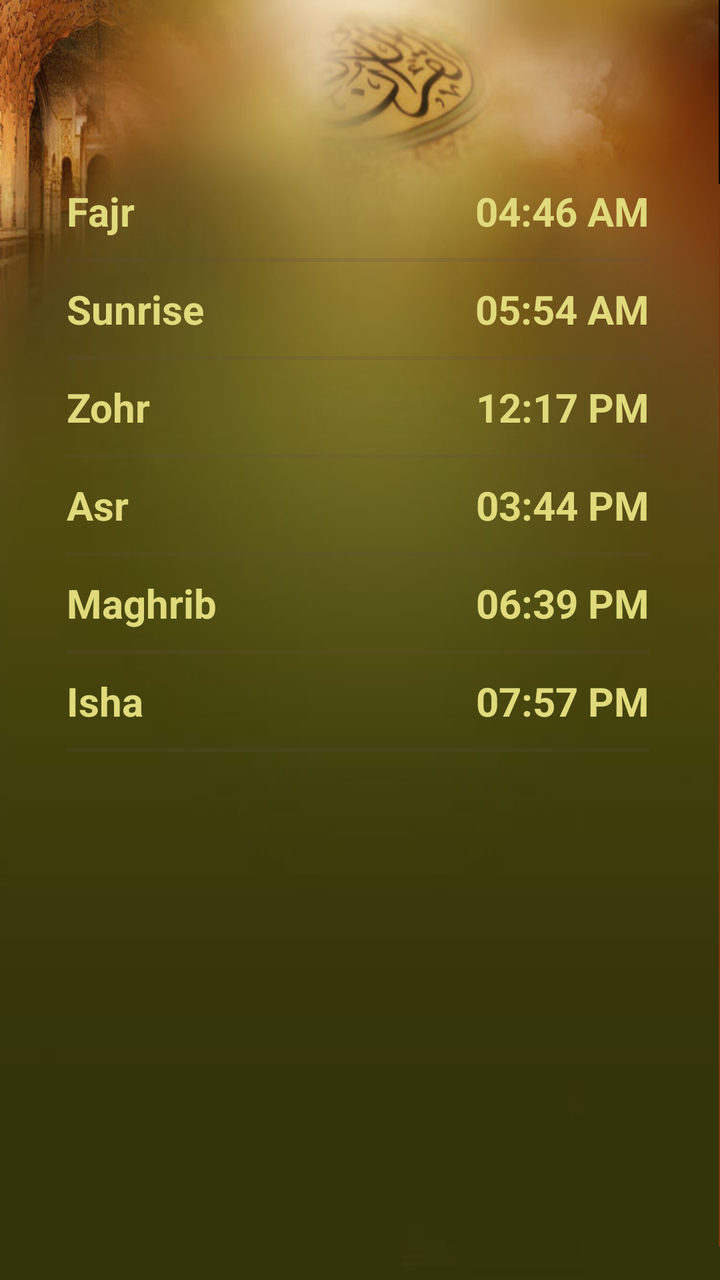
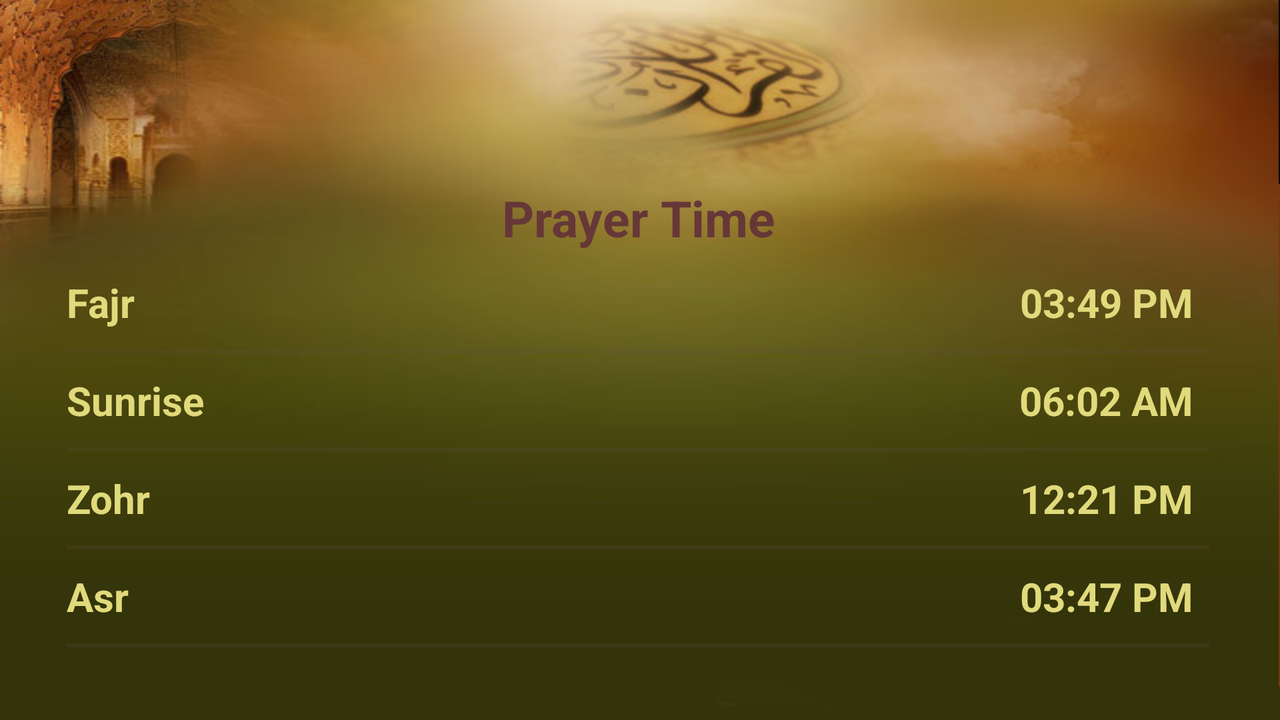

One screen, two layout resources from the same app: the default and the repository's alternative for another configuration. Each is rendered where Android would select it; the XML of both is given below.
<!-- AndroidManifest.xml: application theme AppTheme -->
<!-- res/layout/prayer_time.xml -->
<LinearLayout xmlns:android="http://schemas.android.com/apk/res/android"
    xmlns:tools="http://schemas.android.com/tools"
    android:id="@+id/LinearLayout1"
    android:layout_width="match_parent"
    android:layout_height="match_parent"
    android:background="@drawable/bodyy"
    android:orientation="vertical"
    tools:context="com.example.myquran.HomePage" >

    <LinearLayout
        android:layout_width="match_parent"
        android:layout_height="wrap_content"
        android:layout_marginBottom="10dp"
        android:orientation="horizontal"
        android:weightSum="2.0" >

        <TextView
            android:id="@+id/textView2"
            android:layout_width="match_parent"
            android:layout_height="wrap_content"
            android:layout_weight="1.0"
            android:text="@string/fajr"
            android:textColor="#E0DA7C"
            android:textSize="20sp"
            android:textStyle="bold" />

        <TextView
            android:id="@+id/textView1"
            android:layout_width="match_parent"
            android:layout_height="wrap_content"
            android:layout_weight="1.0"
            android:gravity="right"
            android:text="04:46 AM"
            android:textColor="#E0DA7C"
            android:textSize="20sp"
            android:textStyle="bold" />
    </LinearLayout>

    <View
        android:id="@+id/view1"
        android:layout_width="match_parent"
        android:layout_height="2dp"
        android:background="#305F4A4A" />

    <LinearLayout
        android:layout_width="match_parent"
        android:layout_height="wrap_content"
        android:layout_marginBottom="10dp"
        android:layout_marginTop="10dp"
        android:orientation="horizontal"
        android:weightSum="2.0" >

        <TextView
            android:id="@+id/textView3"
            android:layout_width="match_parent"
            android:layout_height="wrap_content"
            android:layout_weight="1.0"
            android:text="@string/sunrise"
            android:textColor="#E0DA7C"
            android:textSize="20sp"
            android:textStyle="bold" />

        <TextView
            android:id="@+id/textView8"
            android:layout_width="match_parent"
            android:layout_height="wrap_content"
            android:layout_weight="1.0"
            android:gravity="right"
            android:text="05:54 AM"
            android:textColor="#E0DA7C"
            android:textSize="20sp"
            android:textStyle="bold" />
    </LinearLayout>

    <View
        android:id="@+id/view2"
        android:layout_width="wrap_content"
        android:layout_height="2dp"
        android:background="#305F4A4A" />

    <LinearLayout
        android:layout_width="match_parent"
        android:layout_height="wrap_content"
        android:layout_marginBottom="10dp"
        android:layout_marginTop="10dp"
        android:orientation="horizontal"
        android:weightSum="2.0" >

        <TextView
            android:id="@+id/textView4"
            android:layout_width="match_parent"
            android:layout_height="wrap_content"
            android:layout_weight="1.0"
            android:text="@string/zohr"
            android:textColor="#E0DA7C"
            android:textSize="20sp"
            android:textStyle="bold" />

        <TextView
            android:id="@+id/textView9"
            android:layout_width="match_parent"
            android:layout_height="wrap_content"
            android:layout_weight="1.0"
            android:gravity="right"
            android:text="12:17 PM"
            android:textColor="#E0DA7C"
            android:textSize="20sp"
            android:textStyle="bold" />
    </LinearLayout>

    <View
        android:id="@+id/view3"
        android:layout_width="wrap_content"
        android:layout_height="2dp"
        android:background="#305F4A4A" />

    <LinearLayout
        android:layout_width="match_parent"
        android:layout_height="wrap_content"
        android:layout_marginBottom="10dp"
        android:layout_marginTop="10dp"
        android:orientation="horizontal"
        android:weightSum="2.0" >

        <TextView
            android:id="@+id/textView5"
            android:layout_width="match_parent"
            android:layout_height="wrap_content"
            android:layout_weight="1.0"
            android:text="@string/asr"
            android:textColor="#E0DA7C"
            android:textSize="20sp"
            android:textStyle="bold" />

        <TextView
            android:id="@+id/textView10"
            android:layout_width="match_parent"
            android:layout_height="wrap_content"
            android:layout_weight="1.0"
            android:gravity="right"
            android:text="03:44 PM"
            android:textColor="#E0DA7C"
            android:textSize="20sp"
            android:textStyle="bold" />
    </LinearLayout>

    <View
        android:id="@+id/view4"
        android:layout_width="wrap_content"
        android:layout_height="2dp"
        android:background="#305F4A4A" />

    <LinearLayout
        android:layout_width="match_parent"
        android:layout_height="wrap_content"
        android:layout_marginBottom="10dp"
        android:layout_marginTop="10dp"
        android:orientation="horizontal"
        android:weightSum="2.0" >

        <TextView
            android:id="@+id/textView6"
            android:layout_width="match_parent"
            android:layout_height="wrap_content"
            android:layout_weight="1.0"
            android:text="@string/maghrib"
            android:textColor="#E0DA7C"
            android:textSize="20sp"
            android:textStyle="bold" />

        <TextView
            android:id="@+id/textView11"
            android:layout_width="match_parent"
            android:layout_height="wrap_content"
            android:layout_weight="1.0"
            android:gravity="right"
            android:text="06:39 PM"
            android:textColor="#E0DA7C"
            android:textSize="20sp"
            android:textStyle="bold" />
    </LinearLayout>

    <View
        android:id="@+id/view5"
        android:layout_width="wrap_content"
        android:layout_height="2dp"
        android:background="#305F4A4A" />

    <LinearLayout
        android:layout_width="match_parent"
        android:layout_height="wrap_content"
        android:layout_marginBottom="10dp"
        android:layout_marginTop="10dp"
        android:orientation="horizontal"
        android:weightSum="2.0" >

        <TextView
            android:id="@+id/textView7"
            android:layout_width="match_parent"
            android:layout_height="wrap_content"
            android:layout_weight="1.0"
            android:text="@string/isha"
            android:textColor="#E0DA7C"
            android:textSize="20sp"
            android:textStyle="bold" />

        <TextView
            android:id="@+id/textView12"
            android:layout_width="match_parent"
            android:layout_height="wrap_content"
            android:layout_weight="1.0"
            android:gravity="right"
            android:text="07:57 PM"
            android:textColor="#E0DA7C"
            android:textSize="20sp"
            android:textStyle="bold" />
    </LinearLayout>

    <View
        android:id="@+id/view6"
        android:layout_width="wrap_content"
        android:layout_height="2dp"
        android:background="#305F4A4A" />

</LinearLayout>
<!-- resources referenced by this layout -->
<resources>
  <!-- drawable bodyy: png bitmap (drawable-hdpi, 211527 bytes) -->
  <string name="asr">Asr</string>
  <string name="fajr">Fajr</string>
  <string name="isha">Isha</string>
  <string name="maghrib">Maghrib</string>
  <string name="sunrise">Sunrise</string>
  <string name="zohr">Zohr</string>
  <style name="AppTheme" parent="@style/Theme.AppCompat.Light.DarkActionBar">
          <item name="android:actionBarStyle">@style/MyActionBar</item>
          <item name="actionBarStyle">@style/MyActionBar</item>
      </style>
  <style name="MyActionBar" parent="@style/Widget.AppCompat.Light.ActionBar.Solid.Inverse">
          <item name="android:background">@color/my_red</item>
          <item name="background">@color/my_red</item>
      </style>
  <color name="my_red">#8A4D13</color>
</resources>
<!-- res/layout-land/prayer_time.xml (the repository's variant of the layout above) -->
<!-- drawn on the phone turned sideways -->
<LinearLayout xmlns:android="http://schemas.android.com/apk/res/android"
    xmlns:tools="http://schemas.android.com/tools"
    android:id="@+id/LinearLayout1"
    android:layout_width="match_parent"
    android:layout_height="match_parent"
    android:background="@drawable/bodyy"
    android:orientation="vertical"
    tools:context="com.example.myquran.HomePage" >

    <TextView
        android:id="@+id/textView13"
        android:layout_width="match_parent"
        android:layout_height="wrap_content"
        android:gravity="center"
         android:textColor="#663737"
        android:textSize="25sp"
        android:layout_marginBottom="12dp"
        android:textStyle="bold"
        android:text="@string/prayer_time" />

    <LinearLayout
        android:layout_width="match_parent"
        android:layout_height="wrap_content"
        android:layout_marginBottom="10dp"
        android:orientation="horizontal"
        android:weightSum="2.0" >

        <TextView
            android:id="@+id/textView2"
            android:layout_width="match_parent"
            android:layout_height="wrap_content"
            android:layout_weight="1.0"
            android:text="@string/fajr"
            android:textColor="#E0DA7C"
            android:textSize="20sp"
            android:textStyle="bold" />

        <TextView
            android:id="@+id/textView1"
            android:layout_width="match_parent"
            android:layout_height="wrap_content"
            android:layout_weight="1.0"
            android:gravity="right"
            android:text="03:49 PM"
            android:textColor="#E0DA7C"
            android:textSize="20sp"
            android:textStyle="bold" />

        <ImageView
            android:id="@+id/imageView1"
            android:layout_width="wrap_content"
            android:layout_height="wrap_content"
            android:layout_marginLeft="8dp"
            android:layout_weight="1.0"
            android:src="@drawable/ic_lock_silent_mode" />
    </LinearLayout>

    <View
        android:id="@+id/view1"
        android:layout_width="match_parent"
        android:layout_height="2dp"
        android:background="#305F4A4A" />

    <LinearLayout
        android:layout_width="match_parent"
        android:layout_height="wrap_content"
        android:layout_marginBottom="10dp"
        android:layout_marginTop="10dp"
        android:orientation="horizontal"
        android:weightSum="2.0" >

        <TextView
            android:id="@+id/textView3"
            android:layout_width="match_parent"
            android:layout_height="wrap_content"
            android:layout_weight="1.0"
            android:text="@string/sunrise"
            android:textColor="#E0DA7C"
            android:textSize="20sp"
            android:textStyle="bold" />

        <TextView
            android:id="@+id/textView8"
            android:layout_width="match_parent"
            android:layout_height="wrap_content"
            android:layout_weight="1.0"
            android:gravity="right"
            android:text="06:02 AM"
            android:textColor="#E0DA7C"
            android:textSize="20sp"
            android:textStyle="bold" />

        <ImageView
            android:id="@+id/ImageView01"
            android:layout_width="wrap_content"
            android:layout_height="wrap_content"
            android:layout_marginLeft="8dp"
            android:layout_weight="1.0"
            android:src="@drawable/ic_lock_silent_mode_off" />
    </LinearLayout>

    <View
        android:id="@+id/view2"
        android:layout_width="wrap_content"
        android:layout_height="2dp"
        android:background="#305F4A4A" />

    <LinearLayout
        android:layout_width="match_parent"
        android:layout_height="wrap_content"
        android:layout_marginBottom="10dp"
        android:layout_marginTop="10dp"
        android:orientation="horizontal"
        android:weightSum="2.0" >

        <TextView
            android:id="@+id/textView4"
            android:layout_width="match_parent"
            android:layout_height="wrap_content"
            android:layout_weight="1.0"
            android:text="@string/zohr"
            android:textColor="#E0DA7C"
            android:textSize="20sp"
            android:textStyle="bold" />

        <TextView
            android:id="@+id/textView9"
            android:layout_width="match_parent"
            android:layout_height="wrap_content"
            android:layout_weight="1.0"
            android:gravity="right"
            android:text="12:21 PM"
            android:textColor="#E0DA7C"
            android:textSize="20sp"
            android:textStyle="bold" />

        <ImageView
            android:id="@+id/ImageView02"
            android:layout_width="wrap_content"
            android:layout_height="wrap_content"
            android:layout_marginLeft="8dp"
            android:layout_weight="1.0"
            android:src="@drawable/ic_lock_silent_mode" />
    </LinearLayout>

    <View
        android:id="@+id/view3"
        android:layout_width="wrap_content"
        android:layout_height="2dp"
        android:background="#305F4A4A" />

    <LinearLayout
        android:layout_width="match_parent"
        android:layout_height="wrap_content"
        android:layout_marginBottom="10dp"
        android:layout_marginTop="10dp"
        android:orientation="horizontal"
        android:weightSum="2.0" >

        <TextView
            android:id="@+id/textView5"
            android:layout_width="match_parent"
            android:layout_height="wrap_content"
            android:layout_weight="1.0"
            android:text="@string/asr"
            android:textColor="#E0DA7C"
            android:textSize="20sp"
            android:textStyle="bold" />

        <TextView
            android:id="@+id/textView10"
            android:layout_width="match_parent"
            android:layout_height="wrap_content"
            android:layout_weight="1.0"
            android:gravity="right"
            android:text="03:47 PM"
            android:textColor="#E0DA7C"
            android:textSize="20sp"
            android:textStyle="bold" />

        <ImageView
            android:id="@+id/ImageView03"
            android:layout_width="wrap_content"
            android:layout_height="wrap_content"
            android:layout_marginLeft="8dp"
            android:layout_weight="1.0"
            android:src="@drawable/ic_lock_silent_mode" />
    </LinearLayout>

    <View
        android:id="@+id/view4"
        android:layout_width="wrap_content"
        android:layout_height="2dp"
        android:background="#305F4A4A" />

    <LinearLayout
        android:layout_width="match_parent"
        android:layout_height="wrap_content"
        android:layout_marginBottom="10dp"
        android:layout_marginTop="10dp"
        android:orientation="horizontal"
        android:weightSum="2.0" >

        <TextView
            android:id="@+id/textView6"
            android:layout_width="match_parent"
            android:layout_height="wrap_content"
            android:layout_weight="1.0"
            android:text="@string/maghrib"
            android:textColor="#E0DA7C"
            android:textSize="20sp"
            android:textStyle="bold" />

        <TextView
            android:id="@+id/textView11"
            android:layout_width="match_parent"
            android:layout_height="wrap_content"
            android:layout_weight="1.0"
            android:gravity="right"
            android:text="06:39 PM"
            android:textColor="#E0DA7C"
            android:textSize="20sp"
            android:textStyle="bold" />

        <ImageView
            android:id="@+id/ImageView04"
            android:layout_width="wrap_content"
            android:layout_height="wrap_content"
            android:layout_marginLeft="8dp"
            android:layout_weight="1.0"
            android:src="@drawable/ic_lock_silent_mode" />
    </LinearLayout>

    <View
        android:id="@+id/view5"
        android:layout_width="wrap_content"
        android:layout_height="2dp"
        android:background="#305F4A4A" />

    <LinearLayout
        android:layout_width="match_parent"
        android:layout_height="wrap_content"
        android:layout_marginBottom="10dp"
        android:layout_marginTop="10dp"
        android:orientation="horizontal"
        android:weightSum="2.0" >

        <TextView
            android:id="@+id/textView7"
            android:layout_width="match_parent"
            android:layout_height="wrap_content"
            android:layout_weight="1.0"
            android:text="@string/isha"
            android:textColor="#E0DA7C"
            android:textSize="20sp"
            android:textStyle="bold" />

        <TextView
            android:id="@+id/textView12"
            android:layout_width="match_parent"
            android:layout_height="wrap_content"
            android:layout_weight="1.0"
            android:gravity="right"
            android:text="07:56 PM"
            android:textColor="#E0DA7C"
            android:textSize="20sp"
            android:textStyle="bold" />

        <ImageView
            android:id="@+id/ImageView05"
            android:layout_width="wrap_content"
            android:layout_height="wrap_content"
            android:layout_marginLeft="8dp"
            android:layout_weight="1.0"
            android:src="@drawable/ic_lock_silent_mode" />
    </LinearLayout>

    <View
        android:id="@+id/view6"
        android:layout_width="wrap_content"
        android:layout_height="2dp"
        android:background="#305F4A4A" />

</LinearLayout>
<!-- resources referenced by the variant -->
<!-- as the phone turned sideways resolves them -->
<resources>
  <!-- drawable bodyy: png bitmap (drawable-hdpi, 211527 bytes) -->
  <string name="asr">Asr</string>
  <string name="fajr">Fajr</string>
  <string name="isha">Isha</string>
  <string name="maghrib">Maghrib</string>
  <string name="prayer_time">Prayer Time</string>
  <string name="sunrise">Sunrise</string>
  <string name="zohr">Zohr</string>
  <style name="AppTheme" parent="@style/Theme.AppCompat.Light.DarkActionBar">
          <item name="android:actionBarStyle">@style/MyActionBar</item>
          <item name="actionBarStyle">@style/MyActionBar</item>
      </style>
  <style name="MyActionBar" parent="@style/Widget.AppCompat.Light.ActionBar.Solid.Inverse">
          <item name="android:background">@color/my_red</item>
          <item name="background">@color/my_red</item>
      </style>
  <color name="my_red">#8A4D13</color>
</resources>
